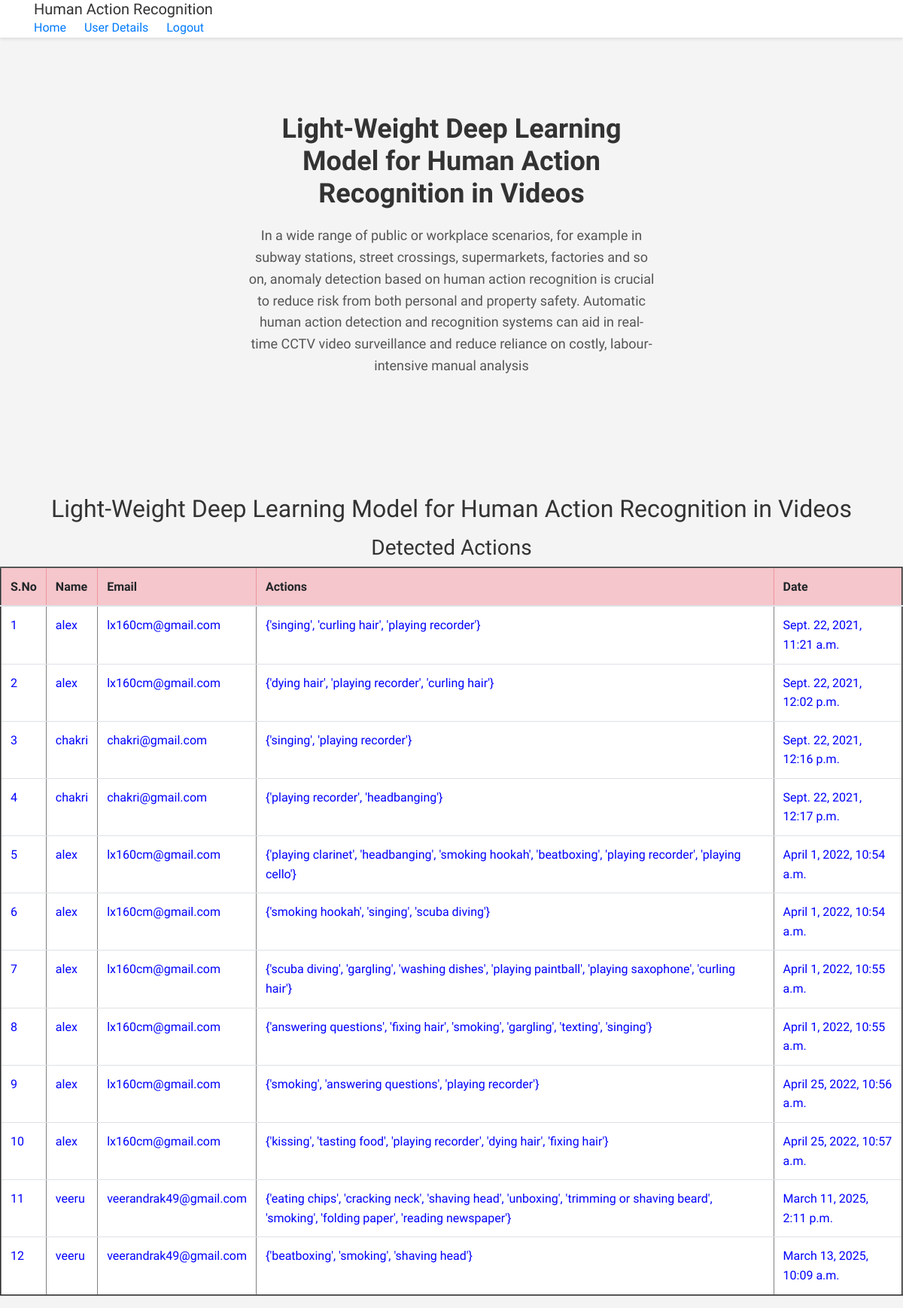
/UserActionsViewbyAdmin/, run on the app's committed database.
### users/models.py (models this page shows, shortened)
class UserActionsModel(models.Model):
    name = models.CharField(max_length=100)
    login_user = models.CharField(max_length=100)
    email = models.CharField(max_length=100)
    actions = models.CharField(max_length=100)
    c_date = models.DateTimeField()
    class Meta:
        db_table = 'UserActions'

### admins/views.py (the view)
# urls.py: path('UserActionsViewbyAdmin/', admins.UserActionsViewbyAdmin, name="UserActionsViewbyAdmin"),
def UserActionsViewbyAdmin(request):
    data = UserActionsModel.objects.all()
    return render(request, 'admins/allactionviews.html', {'data': data})

### assets/templates/admins/allactionviews.html
{% extends 'admins/adminbase.html'%}
{%block contents%}
 <section id="intro">
    <div class="intro-text">
      <p><h2 align="center">Light-Weight Deep Learning Model for Human
        Action Recognition in Videos</h2></p>
        <div align="center">
            <h3>Detected Actions</h3>
              <table border="2px" class="table table-hover">
                    <thead>
                    <tr class="table-danger">
                        <th scope="col">S.No</th>
                        <th scope="col">Name</th>
                        <th scope="col">Email</th>
                        <th scope="col">Actions</th>
                        <th scope="col">Date</th>
                    </tr>
                    </thead>
                    <tbody>
                    {% for i in data %}
                    <tr scope="row" style="color: BLUE; background-color:White">
                        <td>{{forloop.counter}}</td>
                        <td>{{i.name}}</td>
                        <td>{{i.email}}</td>
                        <td>{{i.actions}}</td>
                        <td>{{i.c_date}}</td>
                    {% endfor %}
                    </tbody>
                </table>
        </div>
    </div>
  </section>
{%endblock%}

### assets/templates/admins/adminbase.html (shortened to what this page needs)
{% load static %}
<!DOCTYPE html>
<html lang="en">
<head>
    <link rel="stylesheet" type="text/css" href="{% static 'css/bootstrap.min.css' %}">
    <link rel="stylesheet" type="text/css" href="{% static 'css/font-awesome.css' %}">
</head>
<body>
    <header class="header-area header-sticky">
        <div class="container">
            <div class="row">
                <div class="col-12">
                    <nav class="main-nav">
                        <a href="#" class="logo">
                            <h5>Human Action Recognition</h5>
                        </a>
                        <ul class="nav">
                            <li><a href="{% url 'AdminHome' %}">Home</a></li>&nbsp;&nbsp;&nbsp;&nbsp;&nbsp;&nbsp;
                            <li><a href="{% url 'RegisterUsersView' %}">User Details</a></li>&nbsp;&nbsp;&nbsp;&nbsp;&nbsp;&nbsp;
                            <li><a href="{% url 'index' %}">Logout</a></li>
                        </ul>
                    </nav>
                </div>
            </div>
        </div>
    </header>
    <div class="welcome-area" id="welcome">
        <div class="header-text">
            <div class="container">
                <div class="row">
                    <div class="offset-xl-3 col-xl-6 offset-lg-2 col-lg-8 col-md-12 col-sm-12">
                        <h1><strong>Light-Weight Deep Learning Model for Human
                            Action Recognition in Videos</strong></h1>
                        <p>
                            In a wide range of public or workplace scenarios, for example in subway stations, street crossings, supermarkets, factories and so on, anomaly detection based on human action recognition is crucial to reduce risk from both personal and property safety. Automatic human action detection and recognition systems can aid in real-time CCTV video surveillance and reduce reliance on costly, labour-intensive manual analysis
                        </p>
                    </div>
                </div>
            </div>
        </div>
    </div>
    {% block contents %}
    {% endblock %}
</body>
</html>

### assets/templates/admins/adminbase.html (style rules this page uses)
body { font-family: 'Raleway', sans-serif; background-color: #f4f4f4; color: #333; line-height: 1.6; }
header.header-area { background-color: #fff; box-shadow: 0 2px 4px rgba(0, 0, 0, 0.1); }
header.header-area .main-nav .logo h5 { margin: 0; font-size: 20px; color: #333; }
.welcome-area { padding: 100px 0; text-align: center; }
.welcome-area .header-text h1 { font-size: 36px; font-weight: 700; margin-bottom: 20px; color: #333; }
.welcome-area .header-text p { font-size: 18px; margin-bottom: 40px; color: #555; }

### data on the page
UserActionsModel: name "alex", email "lx160cm@gmail.com", actions "{'singing', 'curling hair', 'playing recorder'}", c_date "Sept. 22, 2021, 11:21 a.m."
UserActionsModel: name "alex", email "lx160cm@gmail.com", actions "{'dying hair', 'playing recorder', 'curling hair'}", c_date "Sept. 22, 2021, 12:02 p.m."
UserActionsModel: name "chakri", email "chakri@gmail.com", actions "{'singing', 'playing recorder'}", c_date "Sept. 22, 2021, 12:16 p.m."
UserActionsModel: name "chakri", email "chakri@gmail.com", actions "{'playing recorder', 'headbanging'}", c_date "Sept. 22, 2021, 12:17 p.m."
UserActionsModel: name "alex", email "lx160cm@gmail.com", actions "{'playing clarinet', 'headbanging', 'smoking hookah', 'beatboxing', 'playing recorder', 'playing cello'}", c_date "April 1, 2022, 10:54 a.m."
UserActionsModel: name "alex", email "lx160cm@gmail.com", actions "{'smoking hookah', 'singing', 'scuba diving'}", c_date "April 1, 2022, 10:54 a.m."
UserActionsModel: name "alex", email "lx160cm@gmail.com", actions "{'scuba diving', 'gargling', 'washing dishes', 'playing paintball', 'playing saxophone', 'curling hair'}", c_date "April 1, 2022, 10:55 a.m."
UserActionsModel: name "alex", email "lx160cm@gmail.com", actions "{'answering questions', 'fixing hair', 'smoking', 'gargling', 'texting', 'singing'}", c_date "April 1, 2022, 10:55 a.m."
UserActionsModel: name "alex", email "lx160cm@gmail.com", actions "{'smoking', 'answering questions', 'playing recorder'}", c_date "April 25, 2022, 10:56 a.m."
UserActionsModel: name "alex", email "lx160cm@gmail.com", actions "{'kissing', 'tasting food', 'playing recorder', 'dying hair', 'fixing hair'}", c_date "April 25, 2022, 10:57 a.m."
UserActionsModel: name "veeru", email "veerandrak49@gmail.com", actions "{'eating chips', 'cracking neck', 'shaving head', 'unboxing', 'trimming or shaving beard', 'smoking', 'folding paper', 'reading newspaper'}", c_date "March 11, 2025, 2:11 p.m."
UserActionsModel: name "veeru", email "veerandrak49@gmail.com", actions "{'beatboxing', 'smoking', 'shaving head'}", c_date "March 13, 2025, 10:09 a.m."
